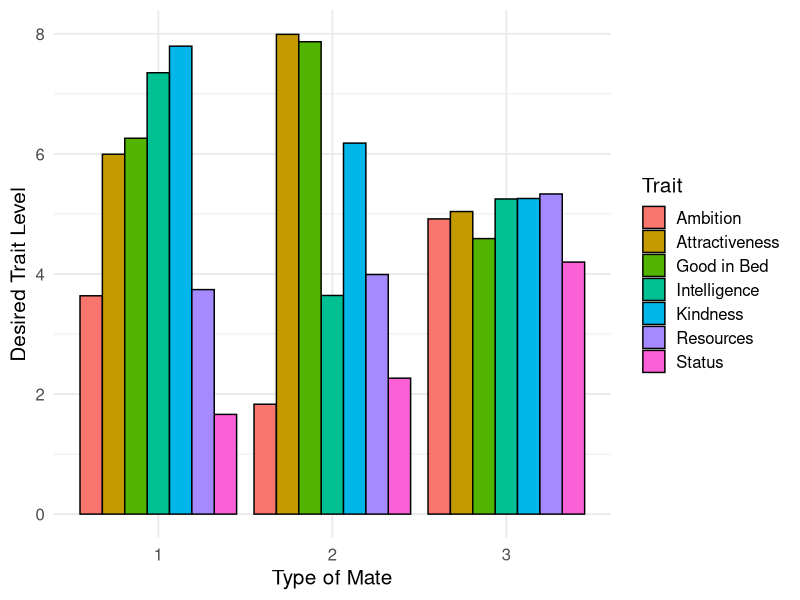
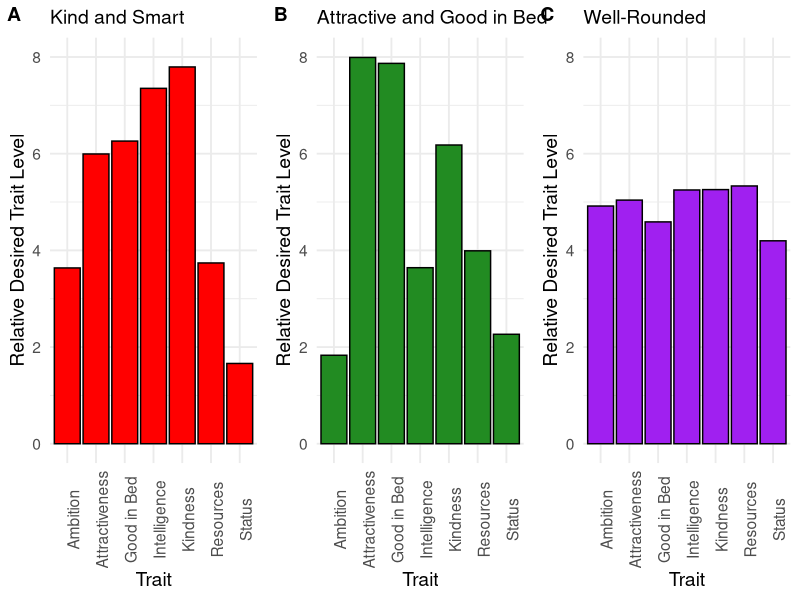
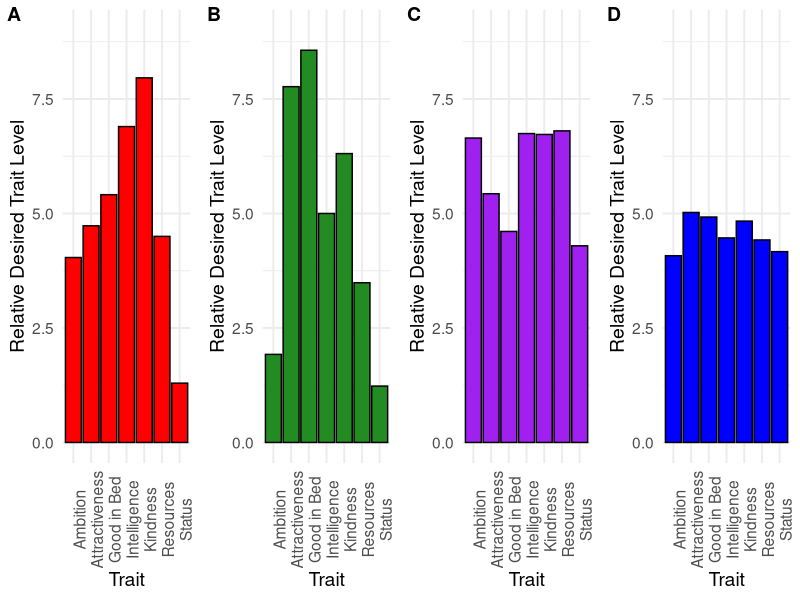
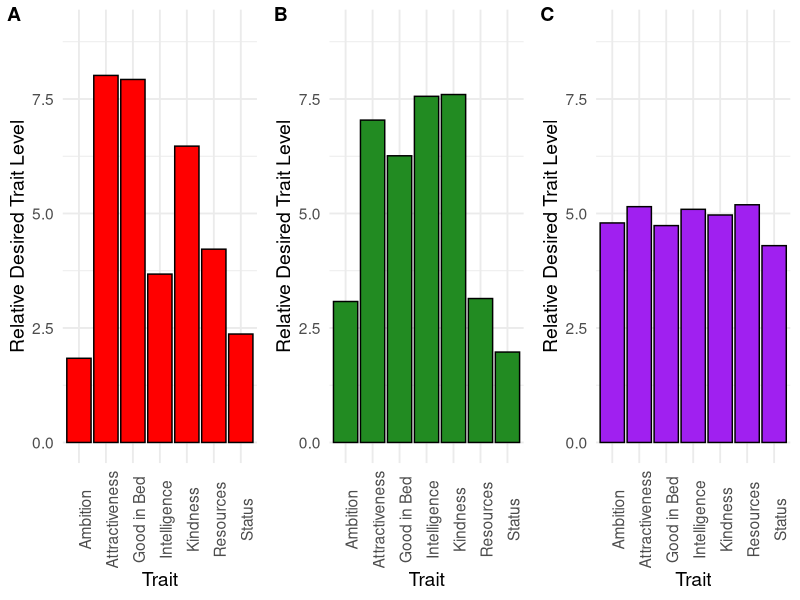
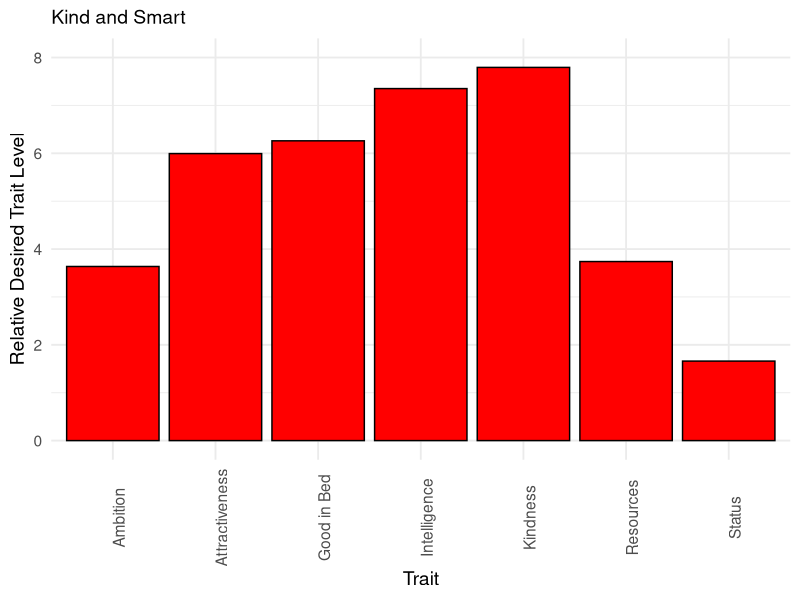
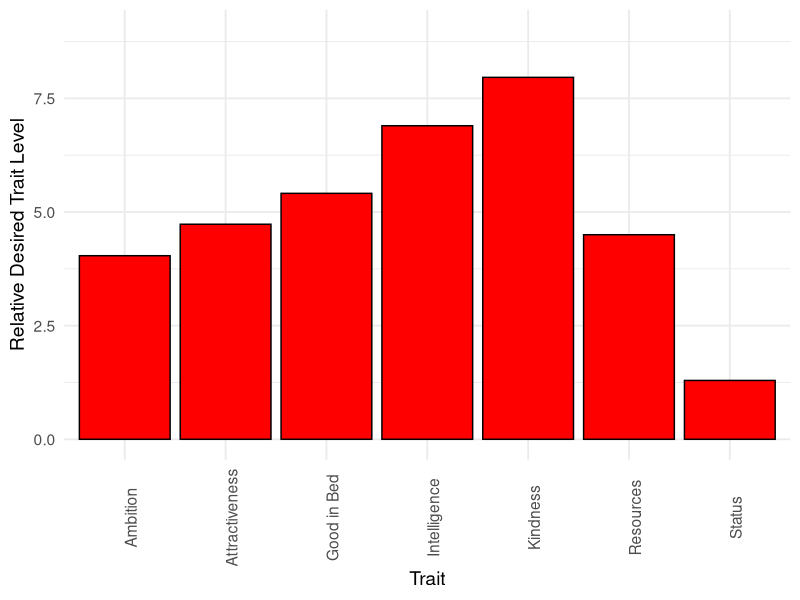
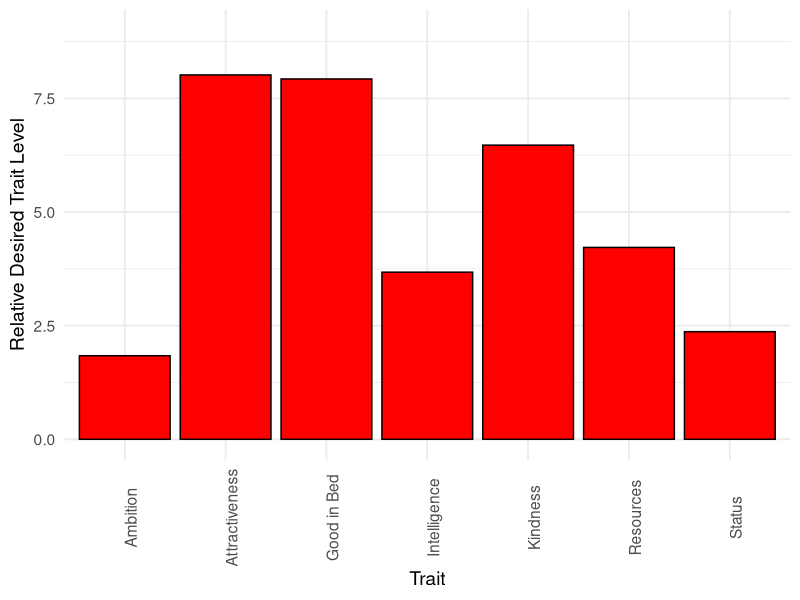
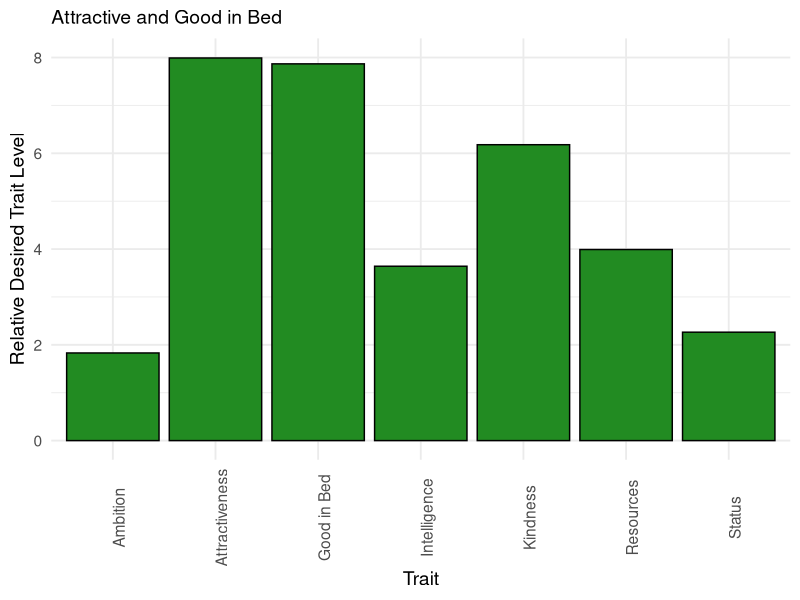

Reproduce these figures in R, in order.
#############Polyamorous Mate Preferences -- Budget Allocation: Analysis Script #################
####Ashley J Coventry, Tamsin German, Dan Conroy-Beam########



###load packages 
library(psych) #for scree plot
library(ggplot2) #For generating other plots
library(ggpubr)
library(data.table) #for reshaping data
library(stringr) #for permutation analy data reorganizing
library(lme4) #for the logistic regression

###set seed###
set.seed(112822)


###load data###
data <- read.csv("Human Data/Processed Data/Processed Data20230108 181609.csv")


#Remove NAs ###
#necessary when merging back into the original data frame because kfits is omitting NAs. 

nacheck <- apply(data[,14:27], 1, function(x) sum(is.na(x))>0)
data<- data[!nacheck,]


#excluding people who don't identify as either men or women

data<-data[data$gender<3,]
data <- data[data$orange_gender <3,]
data <- data[data$blue_gender <3,]

#recoding gender to be 0 and 1 (move to processing script)
data$gender <- ifelse(data$gender == 1, 0, 1)
data$orange_gender <- ifelse(data$orange_gender ==1, 0, 1)
data$blue_gender <- ifelse(data$blue_gender ==1 , 0, 1)


###reshape data wide --> long and only keep columns relevant for kmeans

#melt function to have two rows (1 for orange, 1 for blue) with each trait rating

longData<-melt(as.data.table(data),id.vars=c("PIN","gender","age"),
               measure.vars=list(c(30,28),
                                 c(14,21),
                                 c(15,22),
                                 c(16,23),
                                 c(17,24),
                                 c(18,25),
                                 c(19,26),
                                 c(20,27)))


#Relabel columns

colnames(longData)[4:12]<-c("partner","idealGender","amb","attract",
                            "intel","sexy","kind",
                            "stat","finPros")


#Relabel partner type values
longData$partner<-as.factor(ifelse(longData$partner==1,"idealBlue","idealOrange"))



###K-Means Cluster Analysis###


#extract kmeans wSs
kfitWss<-sapply(1:7,function(x) kmeans(longData[,6:12],x)$tot.withinss)

#scree plot
screePlot<-qplot(1:7,kfitWss)


##compute differences in within ss across k for k-means clustering
wssDiffs<-diff(kfitWss)


##Add this classification to the original dataframe

kFit<-kmeans(longData[,6:12],3)
longData$kFitab <- kFit$cluster


##Create vectors of preference means for each cluster (without age)
clustCenters<-kFit$centers

##Look at gender breakdown by cluster
clustGender<-table(longData$gender,longData$kFitab)

##compute variance between trait ratings for each cluster
#to see if maybe one cluster is more well rounded than others
clustVars<-apply(clustCenters,1,var)




###Compute same or diff variable for ideal orange v ideal blue
#do people want both of their ideal partners in the same cluster or in different ones? 

##Transfer partner clusters back to data (since "data" is wide)
data$blueClust<-longData$kFitab[longData$partner=="idealBlue"]
data$orangeClust<-longData$kFitab[longData$partner=="idealOrange"]

##Determine for each participant whether their orange and blue partners are in the same cluster
#same = 1, diff = 0
data$sameOrDiff<-apply(data[,133:134],1,function(x)
  sum(duplicated(x))
)

##get sameOrDiff as function of gender
genderDiff<-table(data$sameOrDiff,data$gender)


##Computing average differentness
avgDiff <- mean(data$sameOrDiff)

###create variable listing cluster of each partner 

data$kFitab<-apply(data[,133:134],1,function(x) paste0(sort(as.numeric(x)),collapse=","))


### CHI SQUARE 

#are men and women are choosing combos of partner orange and blue at diff rates?

chisqGender<-chisq.test(table(data$gender,data$kFitab))


##do preferences for partner orange predict preferences for partner blue?
chisqClust<-chisq.test(table(data$blueClust, data$orangeClust)) 

##raw numbers in each cluster combo by gender
clustComboGender<-table(data$blueClust,data$orangeClust,data$gender)



### Permuation Analysis ###


##create a vector to store null distribution averages
nullDistAvg <- rep(0,100000)

##for loop to generate data of null dist 
for(a in 1:100000){
  
  aNull<-sample(data$blueClust)
  bNull<-sample(data$orangeClust)
  
  #Compute sameordiff
  sodNull<-ifelse(aNull==bNull, 0, 1)
  
  #Compute and saving average differentness
  nullDistAvg[a]<-mean(sodNull)
  
}



##see whether we are in extremes of null dist (compare output to our avgdiff)

nullDistHigh<-quantile(nullDistAvg[1:100000],c(0.975)) 
nullDistLow<-quantile(nullDistAvg[1:100000],c(0.025)) 


#Compute p-value comparing observed sameordiff to null distribution
pValueDiff <- sum(nullDistAvg < avgDiff) /100000 #unlike in study 1, no more similar/diff than chance 


###How many ideal partners are in each cluster?

##for people who wanted both partners in same cluster
sameClust <- table(data$blueClust[data$sameOrDiff == 0]) 

##for people who wanted partners in different clusters
#don't need to run separately for clusters A and B bc made order arbitrary
diffClust <- table(data$blueClust[data$sameOrDiff ==1])  


###More Chi Squares: proportion of participants with at least 1 partner in specific clusters 

##Create blank columns in data
data$clust1 <- NA #for cluster 1
data$clust2<- NA #for cluster 2
data$clust3 <- NA #for cluster 3


##for loop to fill columns
for(i in 1:NROW(data)){
  ifelse(data$orangeClust[i] == 1 | data$blueClust[i] == 1, data$clust1[i]<-1, data$clust1[i]<-0)
  
}

for(i in 1:NROW(data)){
  ifelse(data$orangeClust[i] == 2 | data$blueClust[i] == 2, data$clust2[i]<-1, data$clust2[i]<-0)
  
}

for(i in 1:NROW(data)){
  ifelse(data$orangeClust[i] == 3 | data$blueClust[i] == 3, data$clust3[i]<-1, data$clust3[i]<-0)
  
}



chisqClust1 <- chisq.test(table(data$gender, data$clust1))
chisqClust2 <- chisq.test(table(data$gender, data$clust2))
chisqClust3 <- chisq.test(table(data$gender, data$clust3))

###Ideal gender analysis

##fisher test

#partner blue
fisherIdealGenderBlue <- fisher.test(table(longData$idealGender[longData$partner == "idealBlue"], longData$kFitab[longData$partner == "idealBlue"])) 
idealGenderClustBlue <- table(longData$idealGender[longData$partner == "idealBlue"], longData$kFitab[longData$partner == "idealBlue"])

#partner orange
fisherIdealGenderOrange <- fisher.test(table(longData$idealGender[longData$partner == "idealOrange"], longData$kFitab[longData$partner == "idealOrange"])) 
idealGenderClustOrange <- table(longData$idealGender[longData$partner == "idealOrange"], longData$kFitab[longData$partner == "idealOrange"])




##logistic regression
#predicting partner sex from cluster?


logRegModelPsex <- glmer(idealGender ~ kFitab + (1|PIN), data = longData, family = "binomial") 






### Plotting ###

##plot bar graph with each trait mean for each 3 clusters (# clusters depends on scree)
#clusters aren't mapping on in the right order! double check centers with graph after running
meanTrait <- c(clustCenters[1,], clustCenters[2,], clustCenters[3,])
mateType <-c(rep("1", 7), rep("2", 7), rep("3", 7))
trait <- c(rep(c("Ambition", "Attractiveness", "Intelligence", "Good in Bed", "Kindness", "Status", "Resources"), 3))  
plotting <- data.frame(meanTrait, mateType, trait)
kFitPlot <- ggplot(data=plotting, aes(x=mateType, y=meanTrait, fill=trait)) +
  geom_bar(stat="identity", color="black", position=position_dodge())+
  theme_minimal(base_size = 15) + xlab("Type of Mate") + ylab("Desired Trait Level") +
  scale_fill_discrete(name = "Trait")


##multipanel figure
#first create individual plot for each cluster

#cluster 1 (title will change based on clusters)
meanTrait1 <- clustCenters[1,]
trait1 <- c("Ambition", "Attractiveness", "Intelligence", "Good in Bed", "Kindness", "Status", "Resources")
plotting1 <- data.frame(meanTrait1, trait1)
plot1 <- ggplot(data=plotting1, aes(x=trait1, y=meanTrait1)) +
  geom_bar(stat="identity", color="black", position=position_dodge(), fill = "red")+
  theme_minimal(base_size = 14) + xlab("Trait") + ylab("Relative Desired Trait Level")  +ylim(0,8) +
  ggtitle("Kind and Smart") +theme(plot.title = element_text(size = 14), axis.text.x = element_text(angle = 90))

#cluster 2 
meanTrait2 <- clustCenters[2,]
trait2 <- c("Ambition", "Attractiveness", "Intelligence", "Good in Bed", "Kindness", "Status", "Resources")
plotting2 <- data.frame(meanTrait2, trait2)
plot2 <- ggplot(data=plotting2, aes(x=trait2, y=meanTrait2)) +
  geom_bar(stat="identity", color="black", position=position_dodge(), fill = "forestgreen")+ 
  theme_minimal(base_size = 14) + xlab("Trait") + ylab("Relative Desired Trait Level") +ylim(0,8) +
ggtitle("Attractive and Good in Bed") +theme(plot.title = element_text(size = 14), axis.text.x = element_text(angle = 90))

#cluster 3 
meanTrait3 <- clustCenters[3,]
trait3 <- c("Ambition", "Attractiveness", "Intelligence", "Good in Bed", "Kindness", "Status", "Resources")
plotting3 <- data.frame(meanTrait3, trait3)
plot3 <- ggplot(data=plotting3, aes(x=trait3, y=meanTrait3)) +
  geom_bar(stat="identity", color="black", position=position_dodge(), fill = "purple")+ 
  theme_minimal(base_size = 14) + xlab("Trait") + ylab("Relative Desired Trait Level") +ylim(0,8) +
ggtitle("Well-Rounded") +theme(plot.title = element_text(size = 14), axis.text.x = element_text(angle = 90))

#combine clusters into one graph
panelPlot<-ggarrange(plot1,plot2,plot3,labels=c("A","B","C"), nrow=1, ncol=3,font.label = list(size = 14, color = "black"))


###Mate Point Allocation###

#question: are people who want partners in different clusters allocating a sig different # of points to each partner?

##calculate total # of points allocated per row for traits

#for partner Orange
data$totalOrange <- NA
for(i in 1:nrow(data)) {
  data$totalOrange[i] <- sum(data[i, 21:27])
}

#for partner Blue
data$totalBlue <- NA
for(i in 1:nrow(data)) {
  data$totalBlue[i] <- sum(data[i, 14:20])
}


##compare between partner blue and orange for each participant
data$alloComp <- NA

#if blue > orange, give value 1; if blue = orange, give value 0
#if neither is true ( so blue < orange), give -1. 
for(i in 1:nrow(data)){
  if(data$totalBlue[i] > data$totalOrange[i]) {
    data$alloComp[i] <- 1 
  } else {
    if(data$totalBlue[i] == data$totalOrange[i]) {
      data$alloComp[i] <- 0
    } else{
      data$alloComp[i] <- -1 
      }
    }
}


#create dataframe excluding rows where alloComp = 0 (bc we just want to look at unequal distribution for now)
alloData <- data[data$alloComp != 0,]


#create columns with cluster of high allocation partner and cluster of low allocation partner

alloData$highClust <- NA
alloData$lowClust <- NA

for(i in 1:nrow(alloData)){
  if(alloData$alloComp[i] == 1){
    alloData$highClust[i] <- alloData$blueClust[i]
  } else {
    alloData$highClust[i] <- alloData$orangeClust[i]
  }
    
}

for(i in 1:nrow(alloData)){
  if(alloData$alloComp[i] == -1){
    alloData$lowClust[i] <- alloData$blueClust[i]
  } else {
    alloData$lowClust[i] <- alloData$orangeClust[i]
  }
  
}

#run chisq test with high allo x low allo 
chisqAllo <- chisq.test((table(alloData$highClust, alloData$lowClust))) #significant
  
#table (1st variable listed is down side, 2nd is across top of table)
alloTable <- table(alloData$highClust, alloData$lowClust)

  

#run fisher test for allo of only women
fisherAlloF <- fisher.test((table(alloData$highClust[alloData$sex == 0], alloData$lowClust[alloData$sex == 0]))) #significant

alloTableF <- table(alloData$highClust[alloData$sex == 0], alloData$lowClust[alloData$sex == 0])


#run chisq test for allo of only men
fisherAlloM <- fisher.test((table(alloData$highClust[alloData$sex == 1], alloData$lowClust[alloData$sex == 1]))) #significant

alloTableM <- table(alloData$highClust[alloData$sex == 1], alloData$lowClust[alloData$sex == 1])




###################Supplemental Analyses################

#######Bisexual Poly Prefs #######

##how many bisexual people are in our sample?
biSamp <- table(data$sex_orient)

##get only bi dataframe
biData <- subset(data, data$sex_orient == 3)

biSampGender <- table(biData$gender) #22 women, 9 men

##get sameOrDiff as function of gender
biGenderDiff<-table(biData$sameOrDiff,biData$gender)


##Computing average differentness
biAvgDiff <- mean(biData$sameOrDiff) ##way higher than reg avg diff

### CHI SQUARE -- some use Fisher's exact test since some clusters are rare###

#are bi men and women are choosing combos of partner orange and blue at diff rates than het folks?

chisqSexOrient <-chisq.test(table(data$sex_orient,data$kFitab)) #error bc size too small
#fisherSexOrient <- fisher.test(table(data$sex_orient, data$kFitab))
#get error with Fisher's test

#are bi men and bi women choosing combos at diff rates

fisherGenderBi <- fisher.test(table(biData$gender, biData$kFitab))



##in bisexual participants, do preferences for partner orange predict preferences for partner blue?
fisherClustBi <- fisher.test(table(biData$blueClust, biData$orangeClust))

##raw numbers in each cluster combo by gender
clustComboGenderBi<-table(biData$blueClust,biData$orangeClust,biData$gender)


#######Sex-Separated Cluster Analyses##########

###Women Only : K-Means Cluster Analysis###

longDataF <- longData[longData$gender == 0]
#extract kmeans wSs
kfitWssF<-sapply(1:7,function(x) kmeans(longDataF[,6:12],x)$tot.withinss)

#scree plot
screePlotF<-qplot(1:7,kfitWssF)


##compute differences in within ss across k for k-means clustering
wssDiffsF<-diff(kfitWssF)


##Add this classification to the original dataframe

kFitF<-kmeans(longDataF[,6:12],4)
longDataF$kFitF <- kFitF$cluster


##Create vectors of preference means for each cluster (without age)
clustCentersF<-kFitF$centers

##Look at cluster breakdown
clustF<-table(longDataF$kFitF)

##compute variance between trait ratings for each cluster
#to see if maybe one cluster is more well rounded than others
clustVarsF<-apply(clustCentersF,1,var)


##plotting clusters (only women)

#cluster 1 (title will change based on clusters)
meanTrait1F <- clustCentersF[1,]
trait1F <- c("Ambition", "Attractiveness", "Intelligence", "Good in Bed", "Kindness", "Status", "Resources")
plotting1F <- data.frame(meanTrait1F, trait1F)
plot1F <- ggplot(data=plotting1F, aes(x=trait1F, y=meanTrait1F)) +
  geom_bar(stat="identity", color="black", position=position_dodge(), fill = "red")+
  theme_minimal(base_size = 14) + xlab("Trait") + ylab("Relative Desired Trait Level")  +ylim(0,9) +
  theme(plot.title = element_text(size = 14), axis.text.x = element_text(angle = 90))

#cluster 2 
meanTrait2F <- clustCentersF[2,]
trait2F <- c("Ambition", "Attractiveness", "Intelligence", "Good in Bed", "Kindness", "Status", "Resources")
plotting2F <- data.frame(meanTrait2F, trait2F)
plot2F <- ggplot(data=plotting2F, aes(x=trait2F, y=meanTrait2F)) +
  geom_bar(stat="identity", color="black", position=position_dodge(), fill = "forestgreen")+ 
  theme_minimal(base_size = 14) + xlab("Trait") + ylab("Relative Desired Trait Level") +ylim(0,9) +
  theme(plot.title = element_text(size = 14), axis.text.x = element_text(angle = 90))

#cluster 3 
meanTrait3F <- clustCentersF[3,]
trait3F <- c("Ambition", "Attractiveness", "Intelligence", "Good in Bed", "Kindness", "Status", "Resources")
plotting3F <- data.frame(meanTrait3F, trait3F)
plot3F <- ggplot(data=plotting3F, aes(x=trait3F, y=meanTrait3F)) +
  geom_bar(stat="identity", color="black", position=position_dodge(), fill = "purple")+ 
  theme_minimal(base_size = 14) + xlab("Trait") + ylab("Relative Desired Trait Level") +ylim(0,9) +
  theme(plot.title = element_text(size = 14), axis.text.x = element_text(angle = 90))

#cluster 4 
meanTrait4F <- clustCentersF[4,]
trait4F <- c("Ambition", "Attractiveness", "Intelligence", "Good in Bed", "Kindness", "Status", "Resources")
plotting4F <- data.frame(meanTrait4F, trait4F)
plot4F <- ggplot(data=plotting4F, aes(x=trait4F, y=meanTrait4F)) +
  geom_bar(stat="identity", color="black", position=position_dodge(), fill = "blue")+ 
  theme_minimal(base_size = 14) + xlab("Trait") + ylab("Relative Desired Trait Level") +ylim(0,9) +
  theme(plot.title = element_text(size = 14), axis.text.x = element_text(angle = 90))



#Panel Plot
panelPlotF<-ggarrange(plot1F,plot2F,plot3F, plot4F, labels=c("A","B","C","D"), nrow=1, ncol=4,font.label = list(size = 14, color = "black"))




###Men only : K-Means Cluster Analysis

###K-Means Cluster Analysis###

longDataM <- longData[longData$gender == 1]

#extract kmeans wSs
kfitWssM<-sapply(1:7,function(x) kmeans(longDataM[,6:12],x)$tot.withinss)

#scree plot
screePlotM<-qplot(1:7,kfitWssM)


##compute differences in within ss across k for k-means clustering
wssDiffsM<-diff(kfitWssM)


##Add this classification to the original dataframe

kFitM<-kmeans(longDataM[,6:12],3)
longDataM$kFitM <- kFitM$cluster


##Create vectors of preference means for each cluster (without age)
clustCentersM<-kFitM$centers

##Look at gender breakdown by cluster
clustM<-table(longDataM$kFitM)

##compute variance between trait ratings for each cluster
#to see if maybe one cluster is more well rounded than others
clustVarsM<-apply(clustCentersM,1,var)


##plotting clusters (only men)

#cluster 1 (title will change based on clusters)
meanTrait1M <- clustCentersM[1,]
trait1M <- c("Ambition", "Attractiveness", "Intelligence", "Good in Bed", "Kindness", "Status", "Resources")
plotting1M <- data.frame(meanTrait1M, trait1M)
plot1M <- ggplot(data=plotting1M, aes(x=trait1M, y=meanTrait1M)) +
  geom_bar(stat="identity", color="black", position=position_dodge(), fill = "red")+
  theme_minimal(base_size = 14) + xlab("Trait") + ylab("Relative Desired Trait Level")  +ylim(0,9) +
  theme(plot.title = element_text(size = 14), axis.text.x = element_text(angle = 90))

#cluster 2 
meanTrait2M <- clustCentersM[2,]
trait2M <- c("Ambition", "Attractiveness", "Intelligence", "Good in Bed", "Kindness", "Status", "Resources")
plotting2M <- data.frame(meanTrait2M, trait2M)
plot2M <- ggplot(data=plotting2M, aes(x=trait2M, y=meanTrait2M)) +
  geom_bar(stat="identity", color="black", position=position_dodge(), fill = "forestgreen")+ 
  theme_minimal(base_size = 14) + xlab("Trait") + ylab("Relative Desired Trait Level") +ylim(0,9) +
  theme(plot.title = element_text(size = 14), axis.text.x = element_text(angle = 90))

#cluster 3 
meanTrait3M <- clustCentersM[3,]
trait3M <- c("Ambition", "Attractiveness", "Intelligence", "Good in Bed", "Kindness", "Status", "Resources")
plotting3M <- data.frame(meanTrait3M, trait3M)
plot3M <- ggplot(data=plotting3M, aes(x=trait3M, y=meanTrait3M)) +
  geom_bar(stat="identity", color="black", position=position_dodge(), fill = "purple")+ 
  theme_minimal(base_size = 14) + xlab("Trait") + ylab("Relative Desired Trait Level") +ylim(0,9) +
  theme(plot.title = element_text(size = 14), axis.text.x = element_text(angle = 90))

#panel plot
panelPlotM<-ggarrange(plot1M,plot2M,plot3M,labels=c("A","B","C"), nrow=1, ncol=3,font.label = list(size = 14, color = "black"))

